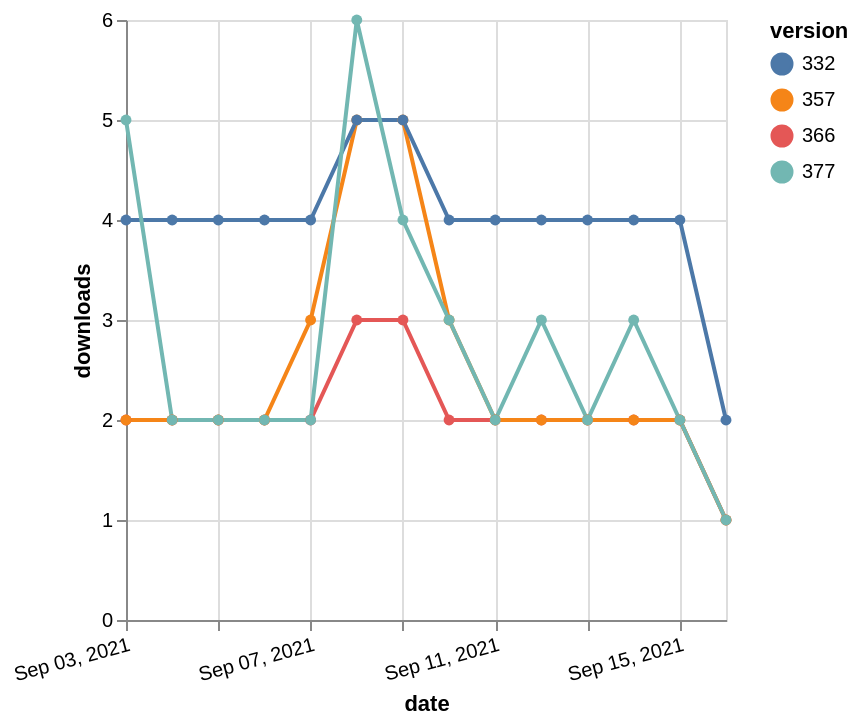

Describe this chart as a Vega-Lite specification.
### Vega-Lite specification from a JSON file in a GitHub repository (floating-point values rounded to 4 significant figures)
{"$schema": "https://vega.github.io/schema/vega-lite/v5.json", "description": "A simple bar chart with embedded data.", "data": {"values": [{"date": "2021-09-03", "total": 2348, "delta": 2, "version": "366"}, {"date": "2021-09-04", "total": 2350, "delta": 2, "version": "366"}, {"date": "2021-09-05", "total": 2352, "delta": 2, "version": "366"}, {"date": "2021-09-06", "total": 2354, "delta": 2, "version": "366"}, {"date": "2021-09-07", "total": 2356, "delta": 2, "version": "366"}, {"date": "2021-09-08", "total": 2359, "delta": 3, "version": "366"}, {"date": "2021-09-09", "total": 2362, "delta": 3, "version": "366"}, {"date": "2021-09-10", "total": 2364, "delta": 2, "version": "366"}, {"date": "2021-09-11", "total": 2366, "delta": 2, "version": "366"}, {"date": "2021-09-12", "total": 2368, "delta": 2, "version": "366"}, {"date": "2021-09-13", "total": 2370, "delta": 2, "version": "366"}, {"date": "2021-09-14", "total": 2372, "delta": 2, "version": "366"}, {"date": "2021-09-15", "total": 2374, "delta": 2, "version": "366"}, {"date": "2021-09-16", "total": 2375, "delta": 1, "version": "366"}, {"date": "2021-09-03", "total": 2924, "delta": 2, "version": "357"}, {"date": "2021-09-04", "total": 2926, "delta": 2, "version": "357"}, {"date": "2021-09-05", "total": 2928, "delta": 2, "version": "357"}, {"date": "2021-09-06", "total": 2930, "delta": 2, "version": "357"}, {"date": "2021-09-07", "total": 2933, "delta": 3, "version": "357"}, {"date": "2021-09-08", "total": 2938, "delta": 5, "version": "357"}, {"date": "2021-09-09", "total": 2943, "delta": 5, "version": "357"}, {"date": "2021-09-10", "total": 2946, "delta": 3, "version": "357"}, {"date": "2021-09-11", "total": 2948, "delta": 2, "version": "357"}, {"date": "2021-09-12", "total": 2950, "delta": 2, "version": "357"}, {"date": "2021-09-13", "total": 2952, "delta": 2, "version": "357"}, {"date": "2021-09-14", "total": 2954, "delta": 2, "version": "357"}, {"date": "2021-09-15", "total": 2956, "delta": 2, "version": "357"}, {"date": "2021-09-16", "total": 2957, "delta": 1, "version": "357"}, {"date": "2021-09-03", "total": 4977, "delta": 4, "version": "332"}, {"date": "2021-09-04", "total": 4981, "delta": 4, "version": "332"}, {"date": "2021-09-05", "total": 4985, "delta": 4, "version": "332"}, {"date": "2021-09-06", "total": 4989, "delta": 4, "version": "332"}, {"date": "2021-09-07", "total": 4993, "delta": 4, "version": "332"}, {"date": "2021-09-08", "total": 4998, "delta": 5, "version": "332"}, {"date": "2021-09-09", "total": 5003, "delta": 5, "version": "332"}, {"date": "2021-09-10", "total": 5007, "delta": 4, "version": "332"}, {"date": "2021-09-11", "total": 5011, "delta": 4, "version": "332"}, {"date": "2021-09-12", "total": 5015, "delta": 4, "version": "332"}, {"date": "2021-09-13", "total": 5019, "delta": 4, "version": "332"}, {"date": "2021-09-14", "total": 5023, "delta": 4, "version": "332"}, {"date": "2021-09-15", "total": 5027, "delta": 4, "version": "332"}, {"date": "2021-09-16", "total": 5029, "delta": 2, "version": "332"}, {"date": "2021-09-03", "total": 2124, "delta": 5, "version": "377"}, {"date": "2021-09-04", "total": 2126, "delta": 2, "version": "377"}, {"date": "2021-09-05", "total": 2128, "delta": 2, "version": "377"}, {"date": "2021-09-06", "total": 2130, "delta": 2, "version": "377"}, {"date": "2021-09-07", "total": 2132, "delta": 2, "version": "377"}, {"date": "2021-09-08", "total": 2138, "delta": 6, "version": "377"}, {"date": "2021-09-09", "total": 2142, "delta": 4, "version": "377"}, {"date": "2021-09-10", "total": 2145, "delta": 3, "version": "377"}, {"date": "2021-09-11", "total": 2147, "delta": 2, "version": "377"}, {"date": "2021-09-12", "total": 2150, "delta": 3, "version": "377"}, {"date": "2021-09-13", "total": 2152, "delta": 2, "version": "377"}, {"date": "2021-09-14", "total": 2155, "delta": 3, "version": "377"}, {"date": "2021-09-15", "total": 2157, "delta": 2, "version": "377"}, {"date": "2021-09-16", "total": 2158, "delta": 1, "version": "377"}]}, "width": "container", "mark": {"type": "line", "point": {"filled": true}}, "encoding": {"x": {"field": "date", "type": "temporal", "timeUnit": "yearmonthdate", "title": "date", "axis": {"labelAngle": -15}}, "y": {"field": "delta", "type": "quantitative", "title": "downloads"}, "color": {"field": "version", "type": "nominal"}, "tooltip": {"field": "delta"}}}
